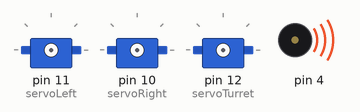
Simulated run of this sketch. Board: Arduino Uno, built with avr-gcc and run on an emulated ATmega328P. Shown: 3 × servo, buzzer (waves = sounding).

Above: at 0.1 s.
At 1.1 s:
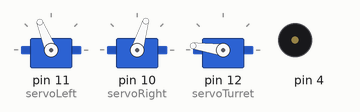
Timing chart, 0 to 2.6 s (numbered marks = the images above):
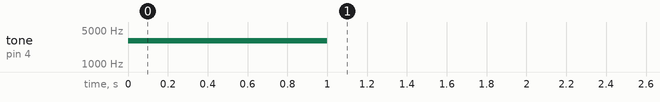

The sketch:

navigation.ino
```cpp
#include <Servo.h>
Servo servoLeft;
Servo servoRight;
Servo servoTurret;

int ccwLim = 1520;
int rtAngle = 900;

void setup() {
    // Play a tone to show program is starting
    tone(4, 3000, 1000);
    delay(1000);

    // Servos moved to 10 & 11 for more accurate results
    // Try using 12 & 13 as well to see what happens
    servoLeft.attach(11);
    servoRight.attach(10);
    servoTurret.attach(12);

    // Full speed forward for 3 seconds
    servoLeft.writeMicroseconds(1700);
    servoRight.writeMicroseconds(1300);
    turret(170);

    delay(3000);

    servoLeft.detach();
    servoRight.detach();
}

void loop() {}
void turret(int degreeVal)
{
  int usPulseTime = ccwLim - rtAngle + (degreeVal * 10);
  servoTurret.writeMicroseconds(usPulseTime);
  //Serial.println(usPulseTime, DEC);
}
```
